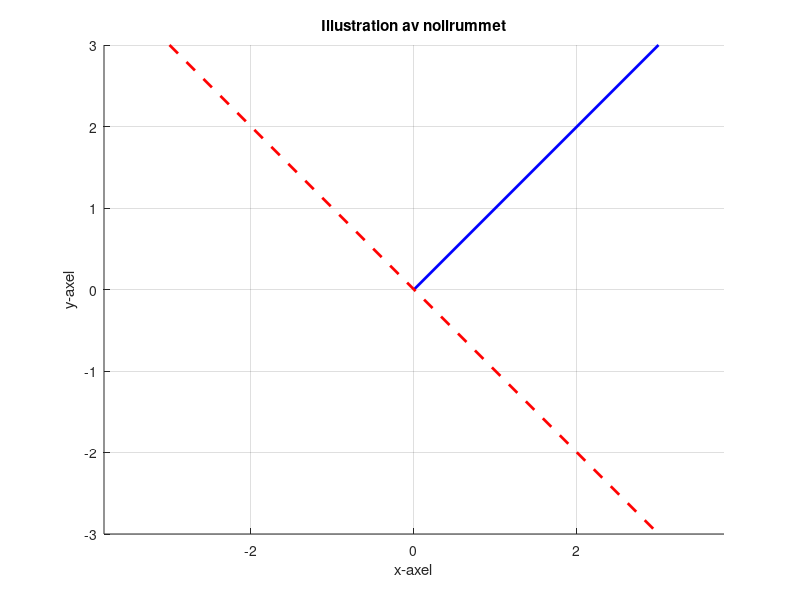

The MATLAB source for this figure:
%Nollrum
clear 
close  all

% Skapa en vektor som är 90° mot speglingslinjen
v = [3, 3];

% Skapa speglingsmatrisen
S = [1 0; 0 -1];

% Projicera vektorn v på speglingsmatrisen
proj_v = S*v'; %

%% Rita ut vektorn och dess projektion
figure;
hold on;
plot([0, v(1)], [0, v(2)], 'b', 'LineWidth', 2);
plot([-3, proj_v(1)], [3, proj_v(2)], 'r--', 'LineWidth', 2);
axis equal;
grid on;
title('Illustration av nollrummet');
xlabel('x-axel');
ylabel('y-axel');
hold off
